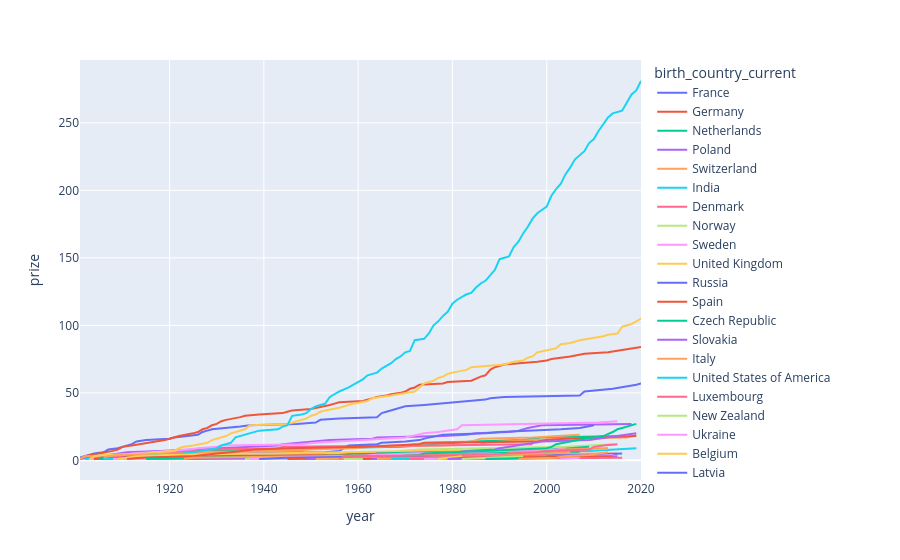

The code cell stored with this chart in its notebook:
### Code cell
fig = px.line(yearly_winners, x="year", y="prize", color='birth_country_current')
fig.show()

### Figure 1 — Plotly figure (JSON) as saved in the notebook; plotly's stock layout.template omitted (floating-point values rounded to 4 significant figures)
{"data": [{"hovertemplate": "birth_country_current=France<br>year=%{x}<br>prize=%{y}<extra></extra>", "legendgroup": "France", "line": {"color": "#636efa", "dash": "solid"}, "marker": {"symbol": "circle"}, "mode": "lines", "name": "France", "orientation": "v", "showlegend": true, "type": "scatter", "x": [1901, 1903, 1904, 1906, 1907, 1909, 1912, 1913, 1915, 1920, 1921, 1926, 1927, 1928, 1929, 1935, 1937, 1947, 1951, 1952, 1956, 1964, 1965, 1966, 1967, 1968, 1970, 1974, 1977, 1980, 1983, 1987, 1988, 1991, 2007, 2008, 2014, 2016, 2018, 2019, 2020], "xaxis": "x", "y": [2, 4, 5, 6, 8, 9, 12, 14, 15, 16, 17, 19, 21, 22, 23, 25, 26, 27, 28, 30, 31, 32, 35, 36, 37, 38, 40, 41, 42, 43, 44, 45, 46, 47, 48, 51, 53, 54, 55, 56, 57], "yaxis": "y"}, {"hovertemplate": "birth_country_current=Germany<br>year=%{x}<br>prize=%{y}<extra></extra>", "legendgroup": "Germany", "line": {"color": "#EF553B", "dash": "solid"}, "marker": {"symbol": "circle"}, "mode": "lines", "name": "Germany", "orientation": "v", "showlegend": true, "type": "scatter", "x": [1901, 1902, 1905, 1907, 1908, 1909, 1910, 1912, 1914, 1915, 1918, 1919, 1920, 1921, 1922, 1925, 1926, 1927, 1928, 1929, 1930, 1931, 1932, 1935, 1936, 1939, 1944, 1945, 1946, 1950, 1953, 1954, 1955, 1956, 1961, 1963, 1964, 1966, 1967, 1969, 1970, 1971, 1972, 1973, 1978, 1979, 1984, 1986, 1987, 1988, 1989, 1991, 1995, 1998, 2000, 2001, 2005, 2007, 2008, 2013, 2017, 2019, 2020], "xaxis": "x", "y": [1, 3, 5, 6, 7, 8, 10, 11, 12, 13, 14, 15, 16, 17, 18, 20, 21, 23, 24, 26, 27, 29, 30, 32, 33, 34, 35, 36, 37, 38, 40, 41, 42, 43, 44, 46, 47, 48, 49, 50, 51, 53, 54, 56, 57, 58, 59, 62, 63, 67, 69, 71, 72, 73, 74, 75, 77, 78, 79, 80, 82, 83, 84], "yaxis": "y"}, {"hovertemplate": "birth_country_current=Netherlands<br>year=%{x}<br>prize=%{y}<extra></extra>", "legendgroup": "Netherlands", "line": {"color": "#00cc96", "dash": "solid"}, "marker": {"symbol": "circle"}, "mode": "lines", "name": "Netherlands", "orientation": "v", "showlegend": true, "type": "scatter", "x": [1901, 1902, 1910, 1911, 1913, 1929, 1936, 1953, 1969, 1973, 1975, 1981, 1984, 1995, 1999, 2016], "xaxis": "x", "y": [1, 3, 4, 5, 6, 7, 8, 9, 10, 11, 12, 13, 14, 15, 17, 18], "yaxis": "y"}, {"hovertemplate": "birth_country_current=Poland<br>year=%{x}<br>prize=%{y}<extra></extra>", "legendgroup": "Poland", "line": {"color": "#ab63fa", "dash": "solid"}, "marker": {"symbol": "circle"}, "mode": "lines", "name": "Poland", "orientation": "v", "showlegend": true, "type": "scatter", "x": [1901, 1903, 1905, 1907, 1908, 1911, 1918, 1924, 1931, 1939, 1943, 1944, 1950, 1954, 1963, 1964, 1978, 1983, 1985, 1992, 1994, 1995, 1996, 1999, 2018], "xaxis": "x", "y": [1, 2, 3, 4, 5, 6, 7, 8, 9, 10, 11, 12, 14, 15, 16, 17, 18, 19, 20, 21, 22, 23, 24, 26, 27], "yaxis": "y"}, {"hovertemplate": "birth_country_current=Switzerland<br>year=%{x}<br>prize=%{y}<extra></extra>", "legendgroup": "Switzerland", "line": {"color": "#FFA15A", "dash": "solid"}, "marker": {"symbol": "circle"}, "mode": "lines", "name": "Switzerland", "orientation": "v", "showlegend": true, "type": "scatter", "x": [1901, 1902, 1909, 1919, 1920, 1948, 1949, 1952, 1957, 1978, 1986, 1987, 1991, 1996, 2002, 2017, 2019], "xaxis": "x", "y": [1, 3, 4, 5, 6, 7, 8, 9, 10, 11, 12, 13, 14, 15, 16, 17, 19], "yaxis": "y"}, {"hovertemplate": "birth_country_current=India<br>year=%{x}<br>prize=%{y}<extra></extra>", "legendgroup": "India", "line": {"color": "#19d3f3", "dash": "solid"}, "marker": {"symbol": "circle"}, "mode": "lines", "name": "India", "orientation": "v", "showlegend": true, "type": "scatter", "x": [1902, 1907, 1913, 1930, 1968, 1998, 2009, 2014, 2019], "xaxis": "x", "y": [1, 2, 3, 4, 5, 6, 7, 8, 9], "yaxis": "y"}, {"hovertemplate": "birth_country_current=Denmark<br>year=%{x}<br>prize=%{y}<extra></extra>", "legendgroup": "Denmark", "line": {"color": "#FF6692", "dash": "solid"}, "marker": {"symbol": "circle"}, "mode": "lines", "name": "Denmark", "orientation": "v", "showlegend": true, "type": "scatter", "x": [1903, 1908, 1917, 1920, 1922, 1926, 1928, 1943, 1944, 1975, 1997], "xaxis": "x", "y": [1, 2, 4, 5, 6, 7, 8, 9, 10, 11, 12], "yaxis": "y"}, {"hovertemplate": "birth_country_current=Norway<br>year=%{x}<br>prize=%{y}<extra></extra>", "legendgroup": "Norway", "line": {"color": "#B6E880", "dash": "solid"}, "marker": {"symbol": "circle"}, "mode": "lines", "name": "Norway", "orientation": "v", "showlegend": true, "type": "scatter", "x": [1903, 1920, 1921, 1922, 1968, 1969, 1973, 1989, 2004, 2014], "xaxis": "x", "y": [1, 2, 3, 4, 5, 7, 8, 9, 10, 12], "yaxis": "y"}, {"hovertemplate": "birth_country_current=Sweden<br>year=%{x}<br>prize=%{y}<extra></extra>", "legendgroup": "Sweden", "line": {"color": "#FF97FF", "dash": "solid"}, "marker": {"symbol": "circle"}, "mode": "lines", "name": "Sweden", "orientation": "v", "showlegend": true, "type": "scatter", "x": [1903, 1908, 1909, 1911, 1912, 1916, 1921, 1924, 1926, 1930, 1931, 1948, 1951, 1955, 1961, 1970, 1974, 1977, 1981, 1982, 2000, 2011, 2015], "xaxis": "x", "y": [1, 2, 3, 4, 5, 6, 7, 8, 9, 10, 11, 12, 13, 14, 15, 17, 20, 21, 23, 26, 27, 28, 29], "yaxis": "y"}, {"hovertemplate": "birth_country_current=United Kingdom<br>year=%{x}<br>prize=%{y}<extra></extra>", "legendgroup": "United Kingdom", "line": {"color": "#FECB52", "dash": "solid"}, "marker": {"symbol": "circle"}, "mode": "lines", "name": "United Kingdom", "orientation": "v", "showlegend": true, "type": "scatter", "x": [1903, 1904, 1906, 1915, 1917, 1921, 1922, 1923, 1925, 1927, 1928, 1929, 1932, 1933, 1934, 1935, 1936, 1937, 1945, 1947, 1948, 1949, 1950, 1951, 1952, 1953, 1956, 1957, 1958, 1959, 1962, 1963, 1967, 1969, 1972, 1973, 1974, 1976, 1977, 1978, 1979, 1980, 1982, 1983, 1984, 1988, 1991, 1993, 1995, 1996, 1997, 1998, 2001, 2002, 2003, 2005, 2007, 2009, 2010, 2012, 2013, 2015, 2016, 2017, 2018, 2019, 2020], "xaxis": "x", "y": [1, 3, 4, 5, 6, 7, 9, 10, 11, 12, 13, 15, 18, 20, 21, 22, 23, 26, 27, 29, 30, 31, 33, 34, 36, 37, 39, 40, 41, 42, 44, 46, 48, 49, 51, 54, 57, 59, 61, 62, 64, 65, 66, 67, 69, 70, 71, 73, 74, 76, 77, 80, 82, 83, 86, 87, 89, 90, 91, 92, 93, 94, 99, 100, 101, 103, 105], "yaxis": "y"}, {"hovertemplate": "birth_country_current=Russia<br>year=%{x}<br>prize=%{y}<extra></extra>", "legendgroup": "Russia", "line": {"color": "#636efa", "dash": "solid"}, "marker": {"symbol": "circle"}, "mode": "lines", "name": "Russia", "orientation": "v", "showlegend": true, "type": "scatter", "x": [1904, 1910, 1911, 1933, 1937, 1953, 1956, 1958, 1964, 1965, 1970, 1973, 1975, 1977, 1978, 1987, 1990, 2003, 2007, 2010], "xaxis": "x", "y": [1, 2, 3, 4, 5, 6, 7, 11, 12, 13, 14, 15, 17, 18, 19, 20, 21, 23, 24, 26], "yaxis": "y"}, {"hovertemplate": "birth_country_current=Spain<br>year=%{x}<br>prize=%{y}<extra></extra>", "legendgroup": "Spain", "line": {"color": "#EF553B", "dash": "solid"}, "marker": {"symbol": "circle"}, "mode": "lines", "name": "Spain", "orientation": "v", "showlegend": true, "type": "scatter", "x": [1904, 1906, 1922, 1956, 1959, 1977, 1989], "xaxis": "x", "y": [1, 2, 3, 4, 5, 6, 7], "yaxis": "y"}, {"hovertemplate": "birth_country_current=Czech Republic<br>year=%{x}<br>prize=%{y}<extra></extra>", "legendgroup": "Czech Republic", "line": {"color": "#00cc96", "dash": "solid"}, "marker": {"symbol": "circle"}, "mode": "lines", "name": "Czech Republic", "orientation": "v", "showlegend": true, "type": "scatter", "x": [1905, 1947, 1959, 1984, 2007], "xaxis": "x", "y": [1, 3, 4, 5, 6], "yaxis": "y"}, {"hovertemplate": "birth_country_current=Slovakia<br>year=%{x}<br>prize=%{y}<extra></extra>", "legendgroup": "Slovakia", "line": {"color": "#ab63fa", "dash": "solid"}, "marker": {"symbol": "circle"}, "mode": "lines", "name": "Slovakia", "orientation": "v", "showlegend": true, "type": "scatter", "x": [1905], "xaxis": "x", "y": [1], "yaxis": "y"}, {"hovertemplate": "birth_country_current=Italy<br>year=%{x}<br>prize=%{y}<extra></extra>", "legendgroup": "Italy", "line": {"color": "#FFA15A", "dash": "solid"}, "marker": {"symbol": "circle"}, "mode": "lines", "name": "Italy", "orientation": "v", "showlegend": true, "type": "scatter", "x": [1906, 1907, 1909, 1926, 1934, 1938, 1959, 1963, 1969, 1975, 1984, 1985, 1986, 1997, 2002, 2007], "xaxis": "x", "y": [2, 3, 4, 5, 6, 7, 9, 10, 11, 13, 14, 15, 16, 17, 18, 19], "yaxis": "y"}, {"hovertemplate": "birth_country_current=United States of America<br>year=%{x}<br>prize=%{y}<extra></extra>", "legendgroup": "United States of America", "line": {"color": "#19d3f3", "dash": "solid"}, "marker": {"symbol": "circle"}, "mode": "lines", "name": "United States of America", "orientation": "v", "showlegend": true, "type": "scatter", "x": [1906, 1912, 1914, 1919, 1923, 1925, 1927, 1929, 1930, 1931, 1932, 1933, 1934, 1936, 1937, 1938, 1939, 1943, 1944, 1945, 1946, 1948, 1949, 1950, 1951, 1952, 1953, 1954, 1955, 1956, 1958, 1959, 1960, 1961, 1962, 1964, 1965, 1966, 1967, 1968, 1969, 1970, 1971, 1972, 1974, 1975, 1976, 1977, 1978, 1979, 1980, 1981, 1982, 1983, 1984, 1985, 1986, 1987, 1988, 1989, 1990, 1992, 1993, 1994, 1995, 1996, 1997, 1998, 2000, 2001, 2002, 2003, 2004, 2005, 2006, 2007, 2008, 2009, 2010, 2011, 2012, 2013, 2014, 2015, 2016, 2017, 2018, 2019, 2020], "xaxis": "x", "y": [1, 2, 3, 4, 5, 6, 7, 8, 9, 11, 12, 13, 17, 19, 20, 21, 22, 23, 25, 26, 33, 34, 35, 38, 40, 41, 42, 47, 49, 51, 54, 56, 58, 60, 63, 65, 68, 70, 72, 75, 77, 80, 81, 89, 90, 94, 100, 103, 107, 110, 116, 119, 121, 123, 124, 128, 131, 133, 137, 141, 149, 151, 158, 162, 168, 173, 179, 183, 188, 196, 201, 205, 212, 217, 223, 226, 229, 235, 238, 244, 249, 254, 257, 258, 259, 265, 271, 274, 281], "yaxis": "y"}, {"hovertemplate": "birth_country_current=Luxembourg<br>year=%{x}<br>prize=%{y}<extra></extra>", "legendgroup": "Luxembourg", "line": {"color": "#FF6692", "dash": "solid"}, "marker": {"symbol": "circle"}, "mode": "lines", "name": "Luxembourg", "orientation": "v", "showlegend": true, "type": "scatter", "x": [1908, 2011], "xaxis": "x", "y": [1, 2], "yaxis": "y"}, {"hovertemplate": "birth_country_current=New Zealand<br>year=%{x}<br>prize=%{y}<extra></extra>", "legendgroup": "New Zealand", "line": {"color": "#B6E880", "dash": "solid"}, "marker": {"symbol": "circle"}, "mode": "lines", "name": "New Zealand", "orientation": "v", "showlegend": true, "type": "scatter", "x": [1908, 1962, 2000], "xaxis": "x", "y": [1, 2, 3], "yaxis": "y"}, {"hovertemplate": "birth_country_current=Ukraine<br>year=%{x}<br>prize=%{y}<extra></extra>", "legendgroup": "Ukraine", "line": {"color": "#FF97FF", "dash": "solid"}, "marker": {"symbol": "circle"}, "mode": "lines", "name": "Ukraine", "orientation": "v", "showlegend": true, "type": "scatter", "x": [1908, 1952, 1966, 1981, 2015], "xaxis": "x", "y": [1, 2, 3, 4, 5], "yaxis": "y"}, {"hovertemplate": "birth_country_current=Belgium<br>year=%{x}<br>prize=%{y}<extra></extra>", "legendgroup": "Belgium", "line": {"color": "#FECB52", "dash": "solid"}, "marker": {"symbol": "circle"}, "mode": "lines", "name": "Belgium", "orientation": "v", "showlegend": true, "type": "scatter", "x": [1909, 1911, 1913, 1919, 1938, 1958, 1974, 2005, 2013], "xaxis": "x", "y": [1, 2, 3, 4, 5, 6, 7, 8, 9], "yaxis": "y"}, {"hovertemplate": "birth_country_current=Latvia<br>year=%{x}<br>prize=%{y}<extra></extra>", "legendgroup": "Latvia", "line": {"color": "#636efa", "dash": "solid"}, "marker": {"symbol": "circle"}, "mode": "lines", "name": "Latvia", "orientation": "v", "showlegend": true, "type": "scatter", "x": [1909], "xaxis": "x", "y": [1], "yaxis": "y"}, {"hovertemplate": "birth_country_current=Austria<br>year=%{x}<br>prize=%{y}<extra></extra>", "legendgroup": "Austria", "line": {"color": "#EF553B", "dash": "solid"}, "marker": {"symbol": "circle"}, "mode": "lines", "name": "Austria", "orientation": "v", "showlegend": true, "type": "scatter", "x": [1911, 1914, 1925, 1927, 1930, 1933, 1936, 1938, 1945, 1962, 1973, 1974, 1998, 2000, 2004, 2013, 2019], "xaxis": "x", "y": [1, 2, 3, 4, 5, 6, 7, 8, 9, 10, 12, 13, 14, 15, 16, 17, 18], "yaxis": "y"}, {"hovertemplate": "birth_country_current=Australia<br>year=%{x}<br>prize=%{y}<extra></extra>", "legendgroup": "Australia", "line": {"color": "#00cc96", "dash": "solid"}, "marker": {"symbol": "circle"}, "mode": "lines", "name": "Australia", "orientation": "v", "showlegend": true, "type": "scatter", "x": [1915, 1945, 1960, 1963, 1964, 1975, 1996, 2005, 2009], "xaxis": "x", "y": [1, 2, 3, 4, 5, 6, 7, 9, 10], "yaxis": "y"}, {"hovertemplate": "birth_country_current=Canada<br>year=%{x}<br>prize=%{y}<extra></extra>", "legendgroup": "Canada", "line": {"color": "#ab63fa", "dash": "solid"}, "marker": {"symbol": "circle"}, "mode": "lines", "name": "Canada", "orientation": "v", "showlegend": true, "type": "scatter", "x": [1923, 1949, 1957, 1966, 1976, 1981, 1983, 1989, 1990, 1992, 1994, 1996, 1997, 1999, 2009, 2011, 2013, 2015, 2018, 2019], "xaxis": "x", "y": [1, 2, 3, 4, 5, 6, 7, 8, 9, 10, 11, 12, 13, 14, 15, 16, 17, 18, 19, 20], "yaxis": "y"}, {"hovertemplate": "birth_country_current=Ireland<br>year=%{x}<br>prize=%{y}<extra></extra>", "legendgroup": "Ireland", "line": {"color": "#FFA15A", "dash": "solid"}, "marker": {"symbol": "circle"}, "mode": "lines", "name": "Ireland", "orientation": "v", "showlegend": true, "type": "scatter", "x": [1923, 1925, 1951, 1969, 2015], "xaxis": "x", "y": [1, 2, 3, 4, 5], "yaxis": "y"}, {"hovertemplate": "birth_country_current=Slovenia<br>year=%{x}<br>prize=%{y}<extra></extra>", "legendgroup": "Slovenia", "line": {"color": "#19d3f3", "dash": "solid"}, "marker": {"symbol": "circle"}, "mode": "lines", "name": "Slovenia", "orientation": "v", "showlegend": true, "type": "scatter", "x": [1923], "xaxis": "x", "y": [1], "yaxis": "y"}, {"hovertemplate": "birth_country_current=Indonesia<br>year=%{x}<br>prize=%{y}<extra></extra>", "legendgroup": "Indonesia", "line": {"color": "#FF6692", "dash": "solid"}, "marker": {"symbol": "circle"}, "mode": "lines", "name": "Indonesia", "orientation": "v", "showlegend": true, "type": "scatter", "x": [1924], "xaxis": "x", "y": [1], "yaxis": "y"}, {"hovertemplate": "birth_country_current=Argentina<br>year=%{x}<br>prize=%{y}<extra></extra>", "legendgroup": "Argentina", "line": {"color": "#B6E880", "dash": "solid"}, "marker": {"symbol": "circle"}, "mode": "lines", "name": "Argentina", "orientation": "v", "showlegend": true, "type": "scatter", "x": [1936, 1947, 1980, 1984], "xaxis": "x", "y": [1, 2, 3, 4], "yaxis": "y"}, {"hovertemplate": "birth_country_current=Hungary<br>year=%{x}<br>prize=%{y}<extra></extra>", "legendgroup": "Hungary", "line": {"color": "#FF97FF", "dash": "solid"}, "marker": {"symbol": "circle"}, "mode": "lines", "name": "Hungary", "orientation": "v", "showlegend": true, "type": "scatter", "x": [1937, 1943, 1961, 1963, 1971, 1994, 2002, 2004], "xaxis": "x", "y": [1, 2, 3, 4, 5, 7, 8, 9], "yaxis": "y"}, {"hovertemplate": "birth_country_current=Croatia<br>year=%{x}<br>prize=%{y}<extra></extra>", "legendgroup": "Croatia", "line": {"color": "#FECB52", "dash": "solid"}, "marker": {"symbol": "circle"}, "mode": "lines", "name": "Croatia", "orientation": "v", "showlegend": true, "type": "scatter", "x": [1939], "xaxis": "x", "y": [1], "yaxis": "y"}, {"hovertemplate": "birth_country_current=Finland<br>year=%{x}<br>prize=%{y}<extra></extra>", "legendgroup": "Finland", "line": {"color": "#636efa", "dash": "solid"}, "marker": {"symbol": "circle"}, "mode": "lines", "name": "Finland", "orientation": "v", "showlegend": true, "type": "scatter", "x": [1939, 1945, 1967, 2008, 2016], "xaxis": "x", "y": [1, 2, 3, 4, 5], "yaxis": "y"}, {"hovertemplate": "birth_country_current=Chile<br>year=%{x}<br>prize=%{y}<extra></extra>", "legendgroup": "Chile", "line": {"color": "#EF553B", "dash": "solid"}, "marker": {"symbol": "circle"}, "mode": "lines", "name": "Chile", "orientation": "v", "showlegend": true, "type": "scatter", "x": [1945, 1971], "xaxis": "x", "y": [1, 2], "yaxis": "y"}, {"hovertemplate": "birth_country_current=Japan<br>year=%{x}<br>prize=%{y}<extra></extra>", "legendgroup": "Japan", "line": {"color": "#00cc96", "dash": "solid"}, "marker": {"symbol": "circle"}, "mode": "lines", "name": "Japan", "orientation": "v", "showlegend": true, "type": "scatter", "x": [1949, 1965, 1968, 1973, 1974, 1981, 1987, 1994, 2000, 2001, 2002, 2008, 2010, 2012, 2014, 2015, 2016, 2017, 2018, 2019], "xaxis": "x", "y": [1, 2, 3, 4, 5, 6, 7, 8, 9, 10, 12, 16, 17, 18, 21, 23, 24, 25, 26, 27], "yaxis": "y"}, {"hovertemplate": "birth_country_current=Portugal<br>year=%{x}<br>prize=%{y}<extra></extra>", "legendgroup": "Portugal", "line": {"color": "#ab63fa", "dash": "solid"}, "marker": {"symbol": "circle"}, "mode": "lines", "name": "Portugal", "orientation": "v", "showlegend": true, "type": "scatter", "x": [1949, 1998], "xaxis": "x", "y": [1, 2], "yaxis": "y"}, {"hovertemplate": "birth_country_current=South Africa<br>year=%{x}<br>prize=%{y}<extra></extra>", "legendgroup": "South Africa", "line": {"color": "#FFA15A", "dash": "solid"}, "marker": {"symbol": "circle"}, "mode": "lines", "name": "South Africa", "orientation": "v", "showlegend": true, "type": "scatter", "x": [1951, 1979, 1984, 1991, 1993, 2002, 2003, 2013], "xaxis": "x", "y": [1, 2, 3, 4, 6, 7, 8, 9], "yaxis": "y"}, {"hovertemplate": "birth_country_current=Iceland<br>year=%{x}<br>prize=%{y}<extra></extra>", "legendgroup": "Iceland", "line": {"color": "#19d3f3", "dash": "solid"}, "marker": {"symbol": "circle"}, "mode": "lines", "name": "Iceland", "orientation": "v", "showlegend": true, "type": "scatter", "x": [1955], "xaxis": "x", "y": [1], "yaxis": "y"}, {"hovertemplate": "birth_country_current=China<br>year=%{x}<br>prize=%{y}<extra></extra>", "legendgroup": "China", "line": {"color": "#FF6692", "dash": "solid"}, "marker": {"symbol": "circle"}, "mode": "lines", "name": "China", "orientation": "v", "showlegend": true, "type": "scatter", "x": [1956, 1957, 1989, 1992, 1998, 2000, 2009, 2010, 2012, 2015], "xaxis": "x", "y": [1, 3, 4, 5, 6, 7, 8, 10, 11, 12], "yaxis": "y"}, {"hovertemplate": "birth_country_current=Algeria<br>year=%{x}<br>prize=%{y}<extra></extra>", "legendgroup": "Algeria", "line": {"color": "#B6E880", "dash": "solid"}, "marker": {"symbol": "circle"}, "mode": "lines", "name": "Algeria", "orientation": "v", "showlegend": true, "type": "scatter", "x": [1957, 1997], "xaxis": "x", "y": [1, 2], "yaxis": "y"}, {"hovertemplate": "birth_country_current=Brazil<br>year=%{x}<br>prize=%{y}<extra></extra>", "legendgroup": "Brazil", "line": {"color": "#FF97FF", "dash": "solid"}, "marker": {"symbol": "circle"}, "mode": "lines", "name": "Brazil", "orientation": "v", "showlegend": true, "type": "scatter", "x": [1960], "xaxis": "x", "y": [1], "yaxis": "y"}, {"hovertemplate": "birth_country_current=Guadeloupe Island<br>year=%{x}<br>prize=%{y}<extra></extra>", "legendgroup": "Guadeloupe Island", "line": {"color": "#FECB52", "dash": "solid"}, "marker": {"symbol": "circle"}, "mode": "lines", "name": "Guadeloupe Island", "orientation": "v", "showlegend": true, "type": "scatter", "x": [1960], "xaxis": "x", "y": [1], "yaxis": "y"}, {"hovertemplate": "birth_country_current=Zimbabwe<br>year=%{x}<br>prize=%{y}<extra></extra>", "legendgroup": "Zimbabwe", "line": {"color": "#636efa", "dash": "solid"}, "marker": {"symbol": "circle"}, "mode": "lines", "name": "Zimbabwe", "orientation": "v", "showlegend": true, "type": "scatter", "x": [1960], "xaxis": "x", "y": [1], "yaxis": "y"}, {"hovertemplate": "birth_country_current=Bosnia and Herzegovina<br>year=%{x}<br>prize=%{y}<extra></extra>", "legendgroup": "Bosnia and Herzegovina", "line": {"color": "#EF553B", "dash": "solid"}, "marker": {"symbol": "circle"}, "mode": "lines", "name": "Bosnia and Herzegovina", "orientation": "v", "showlegend": true, "type": "scatter", "x": [1961, 1975], "xaxis": "x", "y": [1, 2], "yaxis": "y"}, {"hovertemplate": "birth_country_current=Azerbaijan<br>year=%{x}<br>prize=%{y}<extra></extra>", "legendgroup": "Azerbaijan", "line": {"color": "#00cc96", "dash": "solid"}, "marker": {"symbol": "circle"}, "mode": "lines", "name": "Azerbaijan", "orientation": "v", "showlegend": true, "type": "scatter", "x": [1962], "xaxis": "x", "y": [1], "yaxis": "y"}, {"hovertemplate": "birth_country_current=Turkey<br>year=%{x}<br>prize=%{y}<extra></extra>", "legendgroup": "Turkey", "line": {"color": "#ab63fa", "dash": "solid"}, "marker": {"symbol": "circle"}, "mode": "lines", "name": "Turkey", "orientation": "v", "showlegend": true, "type": "scatter", "x": [1963, 2006, 2015], "xaxis": "x", "y": [1, 2, 3], "yaxis": "y"}, {"hovertemplate": "birth_country_current=Egypt<br>year=%{x}<br>prize=%{y}<extra></extra>", "legendgroup": "Egypt", "line": {"color": "#FFA15A", "dash": "solid"}, "marker": {"symbol": "circle"}, "mode": "lines", "name": "Egypt", "orientation": "v", "showlegend": true, "type": "scatter", "x": [1964, 1978, 1988, 1994, 1999, 2005], "xaxis": "x", "y": [1, 2, 3, 4, 5, 6], "yaxis": "y"}, {"hovertemplate": "birth_country_current=Guatemala<br>year=%{x}<br>prize=%{y}<extra></extra>", "legendgroup": "Guatemala", "line": {"color": "#19d3f3", "dash": "solid"}, "marker": {"symbol": "circle"}, "mode": "lines", "name": "Guatemala", "orientation": "v", "showlegend": true, "type": "scatter", "x": [1967, 1992], "xaxis": "x", "y": [1, 2], "yaxis": "y"}, {"hovertemplate": "birth_country_current=Belarus<br>year=%{x}<br>prize=%{y}<extra></extra>", "legendgroup": "Belarus", "line": {"color": "#FF6692", "dash": "solid"}, "marker": {"symbol": "circle"}, "mode": "lines", "name": "Belarus", "orientation": "v", "showlegend": true, "type": "scatter", "x": [1971, 1978, 1994, 2000], "xaxis": "x", "y": [1, 2, 3, 4], "yaxis": "y"}, {"hovertemplate": "birth_country_current=Vietnam<br>year=%{x}<br>prize=%{y}<extra></extra>", "legendgroup": "Vietnam", "line": {"color": "#B6E880", "dash": "solid"}, "marker": {"symbol": "circle"}, "mode": "lines", "name": "Vietnam", "orientation": "v", "showlegend": true, "type": "scatter", "x": [1973], "xaxis": "x", "y": [1], "yaxis": "y"}, {"hovertemplate": "birth_country_current=Romania<br>year=%{x}<br>prize=%{y}<extra></extra>", "legendgroup": "Romania", "line": {"color": "#FF97FF", "dash": "solid"}, "marker": {"symbol": "circle"}, "mode": "lines", "name": "Romania", "orientation": "v", "showlegend": true, "type": "scatter", "x": [1974, 1986, 2009, 2014], "xaxis": "x", "y": [1, 2, 3, 4], "yaxis": "y"}, {"hovertemplate": "birth_country_current=Lithuania<br>year=%{x}<br>prize=%{y}<extra></extra>", "legendgroup": "Lithuania", "line": {"color": "#FECB52", "dash": "solid"}, "marker": {"symbol": "circle"}, "mode": "lines", "name": "Lithuania", "orientation": "v", "showlegend": true, "type": "scatter", "x": [1977, 1980, 1982], "xaxis": "x", "y": [1, 2, 3], "yaxis": "y"}, {"hovertemplate": "birth_country_current=Greece<br>year=%{x}<br>prize=%{y}<extra></extra>", "legendgroup": "Greece", "line": {"color": "#636efa", "dash": "solid"}, "marker": {"symbol": "circle"}, "mode": "lines", "name": "Greece", "orientation": "v", "showlegend": true, "type": "scatter", "x": [1979], "xaxis": "x", "y": [1], "yaxis": "y"}, {"hovertemplate": "birth_country_current=Pakistan<br>year=%{x}<br>prize=%{y}<extra></extra>", "legendgroup": "Pakistan", "line": {"color": "#EF553B", "dash": "solid"}, "marker": {"symbol": "circle"}, "mode": "lines", "name": "Pakistan", "orientation": "v", "showlegend": true, "type": "scatter", "x": [1979, 1983, 2014], "xaxis": "x", "y": [1, 2, 3], "yaxis": "y"}, {"hovertemplate": "birth_country_current=Republic of Macedonia<br>year=%{x}<br>prize=%{y}<extra></extra>", "legendgroup": "Republic of Macedonia", "line": {"color": "#00cc96", "dash": "solid"}, "marker": {"symbol": "circle"}, "mode": "lines", "name": "Republic of Macedonia", "orientation": "v", "showlegend": true, "type": "scatter", "x": [1979], "xaxis": "x", "y": [1], "yaxis": "y"}, {"hovertemplate": "birth_country_current=Saint Lucia<br>year=%{x}<br>prize=%{y}<extra></extra>", "legendgroup": "Saint Lucia", "line": {"color": "#ab63fa", "dash": "solid"}, "marker": {"symbol": "circle"}, "mode": "lines", "name": "Saint Lucia", "orientation": "v", "showlegend": true, "type": "scatter", "x": [1979, 1992], "xaxis": "x", "y": [1, 2], "yaxis": "y"}, {"hovertemplate": "birth_country_current=Venezuela<br>year=%{x}<br>prize=%{y}<extra></extra>", "legendgroup": "Venezuela", "line": {"color": "#FFA15A", "dash": "solid"}, "marker": {"symbol": "circle"}, "mode": "lines", "name": "Venezuela", "orientation": "v", "showlegend": true, "type": "scatter", "x": [1980], "xaxis": "x", "y": [1], "yaxis": "y"}, {"hovertemplate": "birth_country_current=Bulgaria<br>year=%{x}<br>prize=%{y}<extra></extra>", "legendgroup": "Bulgaria", "line": {"color": "#19d3f3", "dash": "solid"}, "marker": {"symbol": "circle"}, "mode": "lines", "name": "Bulgaria", "orientation": "v", "showlegend": true, "type": "scatter", "x": [1981], "xaxis": "x", "y": [1], "yaxis": "y"}, {"hovertemplate": "birth_country_current=Colombia<br>year=%{x}<br>prize=%{y}<extra></extra>", "legendgroup": "Colombia", "line": {"color": "#FF6692", "dash": "solid"}, "marker": {"symbol": "circle"}, "mode": "lines", "name": "Colombia", "orientation": "v", "showlegend": true, "type": "scatter", "x": [1982, 2016], "xaxis": "x", "y": [1, 2], "yaxis": "y"}, {"hovertemplate": "birth_country_current=Mexico<br>year=%{x}<br>prize=%{y}<extra></extra>", "legendgroup": "Mexico", "line": {"color": "#B6E880", "dash": "solid"}, "marker": {"symbol": "circle"}, "mode": "lines", "name": "Mexico", "orientation": "v", "showlegend": true, "type": "scatter", "x": [1982, 1990, 1995], "xaxis": "x", "y": [1, 2, 3], "yaxis": "y"}, {"hovertemplate": "birth_country_current=Madagascar<br>year=%{x}<br>prize=%{y}<extra></extra>", "legendgroup": "Madagascar", "line": {"color": "#FF97FF", "dash": "solid"}, "marker": {"symbol": "circle"}, "mode": "lines", "name": "Madagascar", "orientation": "v", "showlegend": true, "type": "scatter", "x": [1985], "xaxis": "x", "y": [1], "yaxis": "y"}, {"hovertemplate": "birth_country_current=Nigeria<br>year=%{x}<br>prize=%{y}<extra></extra>", "legendgroup": "Nigeria", "line": {"color": "#FECB52", "dash": "solid"}, "marker": {"symbol": "circle"}, "mode": "lines", "name": "Nigeria", "orientation": "v", "showlegend": true, "type": "scatter", "x": [1986], "xaxis": "x", "y": [1], "yaxis": "y"}, {"hovertemplate": "birth_country_current=Taiwan<br>year=%{x}<br>prize=%{y}<extra></extra>", "legendgroup": "Taiwan", "line": {"color": "#636efa", "dash": "solid"}, "marker": {"symbol": "circle"}, "mode": "lines", "name": "Taiwan", "orientation": "v", "showlegend": true, "type": "scatter", "x": [1986], "xaxis": "x", "y": [1], "yaxis": "y"}, {"hovertemplate": "birth_country_current=Costa Rica<br>year=%{x}<br>prize=%{y}<extra></extra>", "legendgroup": "Costa Rica", "line": {"color": "#EF553B", "dash": "solid"}, "marker": {"symbol": "circle"}, "mode": "lines", "name": "Costa Rica", "orientation": "v", "showlegend": true, "type": "scatter", "x": [1987], "xaxis": "x", "y": [1], "yaxis": "y"}, {"hovertemplate": "birth_country_current=Korea (South Korea)<br>year=%{x}<br>prize=%{y}<extra></extra>", "legendgroup": "Korea (South Korea)", "line": {"color": "#00cc96", "dash": "solid"}, "marker": {"symbol": "circle"}, "mode": "lines", "name": "Korea (South Korea)", "orientation": "v", "showlegend": true, "type": "scatter", "x": [1987, 2000], "xaxis": "x", "y": [1, 2], "yaxis": "y"}, {"hovertemplate": "birth_country_current=Myanmar<br>year=%{x}<br>prize=%{y}<extra></extra>", "legendgroup": "Myanmar", "line": {"color": "#ab63fa", "dash": "solid"}, "marker": {"symbol": "circle"}, "mode": "lines", "name": "Myanmar", "orientation": "v", "showlegend": true, "type": "scatter", "x": [1991], "xaxis": "x", "y": [1], "yaxis": "y"}, {"hovertemplate": "birth_country_current=Israel<br>year=%{x}<br>prize=%{y}<extra></extra>", "legendgroup": "Israel", "line": {"color": "#FFA15A", "dash": "solid"}, "marker": {"symbol": "circle"}, "mode": "lines", "name": "Israel", "orientation": "v", "showlegend": true, "type": "scatter", "x": [1994, 2002, 2004, 2009, 2011, 2013], "xaxis": "x", "y": [1, 2, 3, 4, 5, 6], "yaxis": "y"}, {"hovertemplate": "birth_country_current=East Timor<br>year=%{x}<br>prize=%{y}<extra></extra>", "legendgroup": "East Timor", "line": {"color": "#19d3f3", "dash": "solid"}, "marker": {"symbol": "circle"}, "mode": "lines", "name": "East Timor", "orientation": "v", "showlegend": true, "type": "scatter", "x": [1996], "xaxis": "x", "y": [2], "yaxis": "y"}, {"hovertemplate": "birth_country_current=Ghana<br>year=%{x}<br>prize=%{y}<extra></extra>", "legendgroup": "Ghana", "line": {"color": "#FF6692", "dash": "solid"}, "marker": {"symbol": "circle"}, "mode": "lines", "name": "Ghana", "orientation": "v", "showlegend": true, "type": "scatter", "x": [2001], "xaxis": "x", "y": [1], "yaxis": "y"}, {"hovertemplate": "birth_country_current=Trinidad<br>year=%{x}<br>prize=%{y}<extra></extra>", "legendgroup": "Trinidad", "line": {"color": "#B6E880", "dash": "solid"}, "marker": {"symbol": "circle"}, "mode": "lines", "name": "Trinidad", "orientation": "v", "showlegend": true, "type": "scatter", "x": [2001], "xaxis": "x", "y": [1], "yaxis": "y"}, {"hovertemplate": "birth_country_current=Iran<br>year=%{x}<br>prize=%{y}<extra></extra>", "legendgroup": "Iran", "line": {"color": "#FF97FF", "dash": "solid"}, "marker": {"symbol": "circle"}, "mode": "lines", "name": "Iran", "orientation": "v", "showlegend": true, "type": "scatter", "x": [2003, 2007], "xaxis": "x", "y": [1, 2], "yaxis": "y"}, {"hovertemplate": "birth_country_current=Kenya<br>year=%{x}<br>prize=%{y}<extra></extra>", "legendgroup": "Kenya", "line": {"color": "#FECB52", "dash": "solid"}, "marker": {"symbol": "circle"}, "mode": "lines", "name": "Kenya", "orientation": "v", "showlegend": true, "type": "scatter", "x": [2004], "xaxis": "x", "y": [1], "yaxis": "y"}, {"hovertemplate": "birth_country_current=Bangladesh<br>year=%{x}<br>prize=%{y}<extra></extra>", "legendgroup": "Bangladesh", "line": {"color": "#636efa", "dash": "solid"}, "marker": {"symbol": "circle"}, "mode": "lines", "name": "Bangladesh", "orientation": "v", "showlegend": true, "type": "scatter", "x": [2006], "xaxis": "x", "y": [1], "yaxis": "y"}, {"hovertemplate": "birth_country_current=Cyprus<br>year=%{x}<br>prize=%{y}<extra></extra>", "legendgroup": "Cyprus", "line": {"color": "#EF553B", "dash": "solid"}, "marker": {"symbol": "circle"}, "mode": "lines", "name": "Cyprus", "orientation": "v", "showlegend": true, "type": "scatter", "x": [2010], "xaxis": "x", "y": [1], "yaxis": "y"}, {"hovertemplate": "birth_country_current=Peru<br>year=%{x}<br>prize=%{y}<extra></extra>", "legendgroup": "Peru", "line": {"color": "#00cc96", "dash": "solid"}, "marker": {"symbol": "circle"}, "mode": "lines", "name": "Peru", "orientation": "v", "showlegend": true, "type": "scatter", "x": [2010], "xaxis": "x", "y": [1], "yaxis": "y"}, {"hovertemplate": "birth_country_current=Liberia<br>year=%{x}<br>prize=%{y}<extra></extra>", "legendgroup": "Liberia", "line": {"color": "#ab63fa", "dash": "solid"}, "marker": {"symbol": "circle"}, "mode": "lines", "name": "Liberia", "orientation": "v", "showlegend": true, "type": "scatter", "x": [2011], "xaxis": "x", "y": [2], "yaxis": "y"}, {"hovertemplate": "birth_country_current=Yemen<br>year=%{x}<br>prize=%{y}<extra></extra>", "legendgroup": "Yemen", "line": {"color": "#FFA15A", "dash": "solid"}, "marker": {"symbol": "circle"}, "mode": "lines", "name": "Yemen", "orientation": "v", "showlegend": true, "type": "scatter", "x": [2011], "xaxis": "x", "y": [1], "yaxis": "y"}, {"hovertemplate": "birth_country_current=Morocco<br>year=%{x}<br>prize=%{y}<extra></extra>", "legendgroup": "Morocco", "line": {"color": "#19d3f3", "dash": "solid"}, "marker": {"symbol": "circle"}, "mode": "lines", "name": "Morocco", "orientation": "v", "showlegend": true, "type": "scatter", "x": [2012], "xaxis": "x", "y": [1], "yaxis": "y"}, {"hovertemplate": "birth_country_current=Democratic Republic of the Congo<br>year=%{x}<br>prize=%{y}<extra></extra>", "legendgroup": "Democratic Republic of the Congo", "line": {"color": "#FF6692", "dash": "solid"}, "marker": {"symbol": "circle"}, "mode": "lines", "name": "Democratic Republic of the Congo", "orientation": "v", "showlegend": true, "type": "scatter", "x": [2018], "xaxis": "x", "y": [1], "yaxis": "y"}, {"hovertemplate": "birth_country_current=Iraq<br>year=%{x}<br>prize=%{y}<extra></extra>", "legendgroup": "Iraq", "line": {"color": "#B6E880", "dash": "solid"}, "marker": {"symbol": "circle"}, "mode": "lines", "name": "Iraq", "orientation": "v", "showlegend": true, "type": "scatter", "x": [2018], "xaxis": "x", "y": [1], "yaxis": "y"}, {"hovertemplate": "birth_country_current=Ethiopia<br>year=%{x}<br>prize=%{y}<extra></extra>", "legendgroup": "Ethiopia", "line": {"color": "#FF97FF", "dash": "solid"}, "marker": {"symbol": "circle"}, "mode": "lines", "name": "Ethiopia", "orientation": "v", "showlegend": true, "type": "scatter", "x": [2019], "xaxis": "x", "y": [1], "yaxis": "y"}], "layout": {"legend": {"title": {"text": "birth_country_current"}, "tracegroupgap": 0}, "margin": {"t": 60}, "xaxis": {"anchor": "y", "domain": [0, 1], "title": {"text": "year"}}, "yaxis": {"anchor": "x", "domain": [0, 1], "title": {"text": "prize"}}}}
